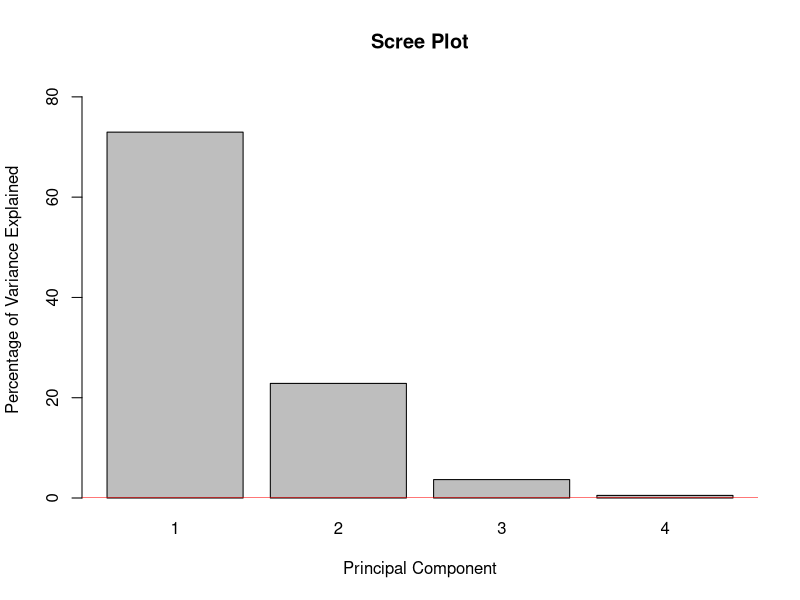
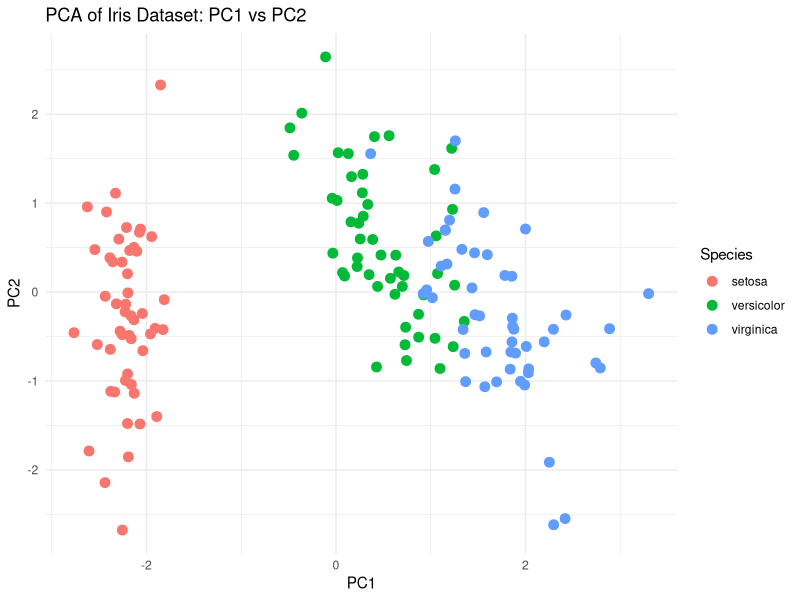
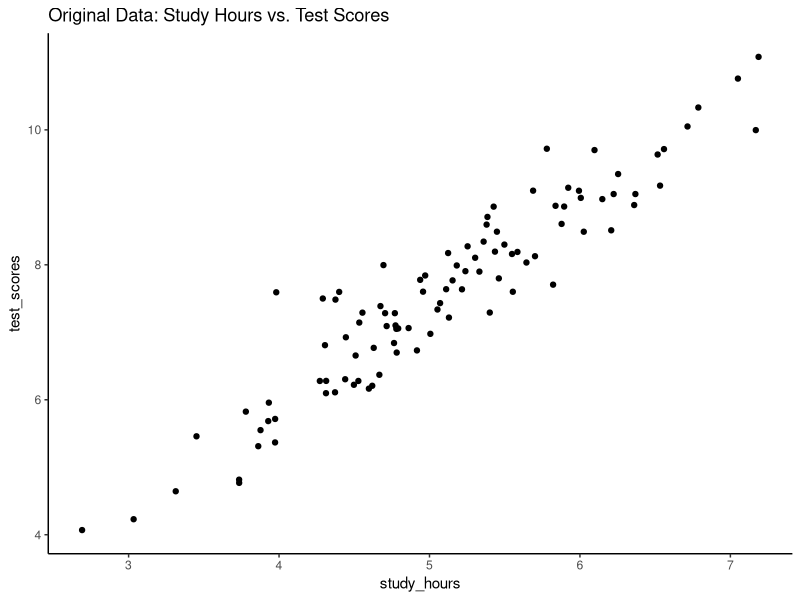
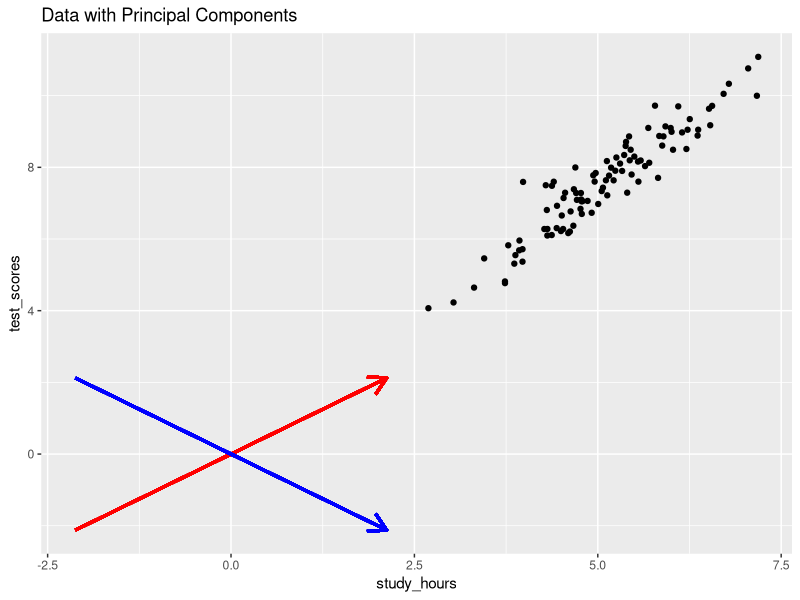

These charts were generated, in order, by the following R code:
# Load required packages
# install.packages("ggplot2")
library(ggplot2)

# Use the iris dataset as an example
data(iris)

# Standardize the data: Important when the variables are on different scales
iris_scaled <- scale(iris[, -5])  # Exclude the Species column

# Perform PCA
pca_result <- prcomp(iris_scaled, center = TRUE, scale. = TRUE)

# Print summary
print(summary(pca_result))

# Plot variance explained
scree_plot <- function(pca) {
  percent_var <- pca$sdev^2 / sum(pca$sdev^2) * 100
  barplot(percent_var, main = "Scree Plot", 
          xlab = "Principal Component",
          ylab = "Percentage of Variance Explained",
          ylim = c(0, max(percent_var) + 10),
          names.arg = 1:length(percent_var))
  abline(h = 0, col = "red")
}
scree_plot(pca_result)

# Plot PC1 vs PC2
iris_pca <- as.data.frame(pca_result$x)

ggplot(iris_pca, aes(x = PC1, y = PC2, color = iris$Species)) +
  geom_point(size = 3) +
  theme_minimal() +
  labs(title = "PCA of Iris Dataset: PC1 vs PC2", color = "Species")




###### example 2

library(ggplot2)

# 1. Generate simulated data
set.seed(123) # Setting seed for reproducibility
n <- 100 # Number of data points
study_hours <- rnorm(n, mean=5, sd=1) # Generate random study hours
errors <- rnorm(n, mean=0, sd=0.5) # Generate some noise
test_scores <- 1.5 * study_hours + errors # Linear relation between study hours and test scores

data <- data.frame(study_hours, test_scores)

# 2. Plot original data
ggplot(data, aes(x=study_hours, y=test_scores)) + 
  geom_point() +
  ggtitle("Original Data: Study Hours vs. Test Scores") + theme_classic()

# 3. PCA
pca_result <- prcomp(data, center = TRUE, scale. = TRUE)

# 4. Plot data with principal components
data_with_pcs <- cbind(data, pca_result$x)

ggplot(data_with_pcs, aes(x=study_hours, y=test_scores)) + 
  geom_point() +
  geom_segment(aes(x = -pca_result$rotation[1, 1]*3, 
                   y = -pca_result$rotation[2, 1]*3, 
                   xend = pca_result$rotation[1, 1]*3, 
                   yend = pca_result$rotation[2, 1]*3), 
               arrow = arrow(length = unit(0.5,"cm")), color="red", size=1) +
  geom_segment(aes(x = -pca_result$rotation[1, 2]*3, 
                   y = -pca_result$rotation[2, 2]*3, 
                   xend = pca_result$rotation[1, 2]*3, 
                   yend = pca_result$rotation[2, 2]*3), 
               arrow = arrow(length = unit(0.5,"cm")), color="blue", size=1) +
  ggtitle("Data with Principal Components")
